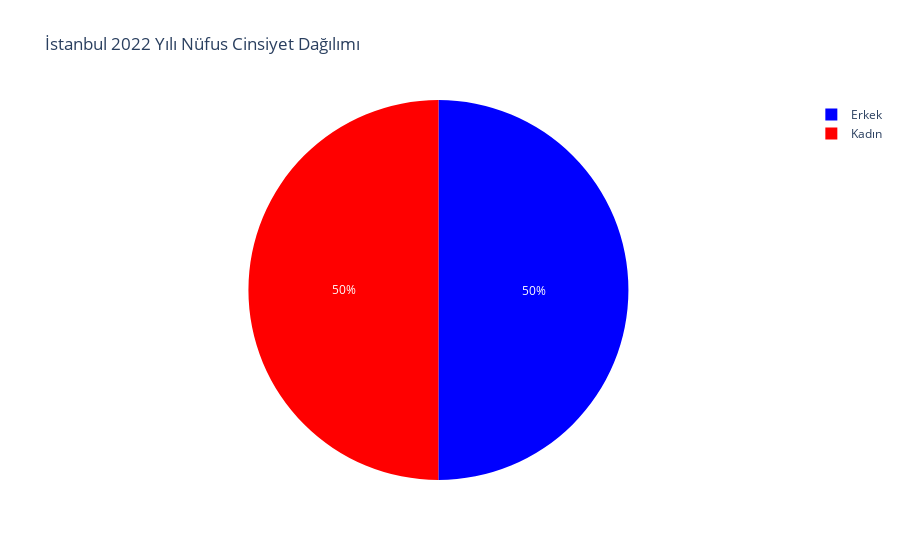

Notebook code for this chart:
### Markdown cell above
___

### Code cell
# 2022 yılı verileri
istanbul_yil_2022 = 2022
istanbul_erkek_2022 = 7955820
istanbul_kadin_2022 = 7952131

istanbul_fig_2022 = go.Figure(data=[go.Pie(labels=['Erkek', 'Kadın'], 
                                   values=[istanbul_erkek_2022, istanbul_kadin_2022])])
istanbul_fig_2022.update_traces(marker=dict(colors=['blue', 'red']))
istanbul_fig_2022.update_layout(
    title=f"İstanbul {istanbul_yil_2022} Yılı Nüfus Cinsiyet Dağılımı",
    annotations=[
        dict(
            text="İstanbul İçin Erkek ve Kadın Nüfus Farkının En Az Olduğu Yıl",
            showarrow=False,
            x=0.5,
            y=-0.3,
            font=dict(size=14)
        )
    ]
)
istanbul_fig_2022.show()

### Figure 1 — Plotly figure (JSON) as saved in the notebook; plotly's stock layout.template omitted (floating-point values rounded to 4 significant figures)
{"data": [{"labels": ["Erkek", "Kadın"], "marker": {"colors": ["blue", "red"]}, "type": "pie", "values": [7955820, 7952131]}], "layout": {"annotations": [{"font": {"size": 14}, "showarrow": false, "text": "İstanbul İçin Erkek ve Kadın Nüfus Farkının En Az Olduğu Yıl", "x": 0.5, "y": -0.3}], "title": {"text": "İstanbul 2022 Yılı Nüfus Cinsiyet Dağılımı"}}}
